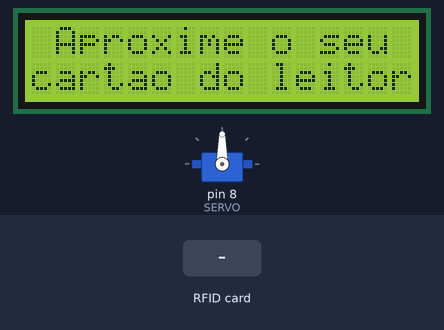
Bench run of a sketch on a simulated Arduino Uno, built with avr-gcc and run on an emulated ATmega328P. On the bench: servo, 16×2 character LCD. Inputs (shaded band) come from the test bench. What the sketch prints to the serial monitor is not drawn.

Above: at 1.3 s.
1.4 s: RFID card 86 80 27 25 held to the reader
At 4.0 s:
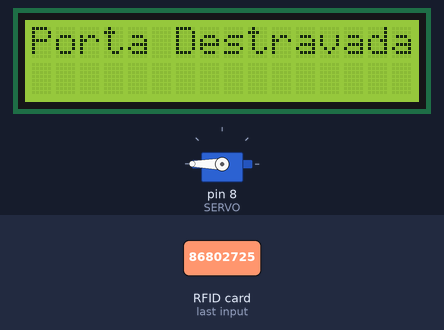
4.4 s: RFID card 24 A1 B8 C3 held to the reader
At 6.6 s:
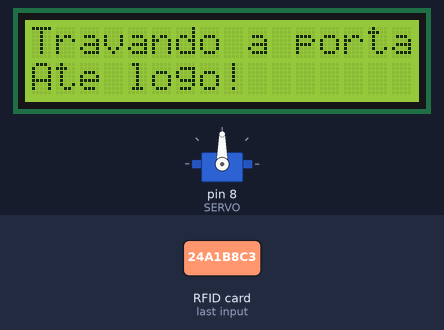
7.4 s: RFID card 5E 7A 19 C4 held to the reader
At 9.7 s:
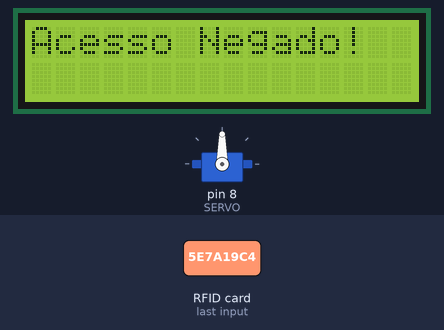
10.4 s: RFID card 86 80 27 25 held to the reader
At 13.0 s:
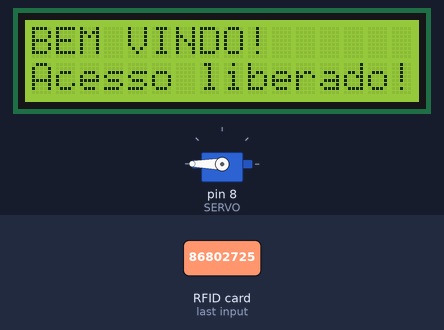
Timing chart, 0 to 14.5 s (numbered marks = the images above; inputs shaded):
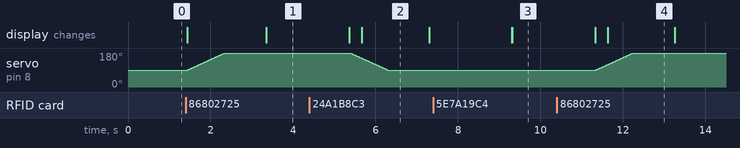

Measured:
- after the input at 1.4 s, servo on pin 8 (SERVO): moves from 90° to 180° over 0.90 s, starting at once; the display: first changes at once (image 1 shows a later state)
- after the input at 4.4 s, servo on pin 8 (SERVO): moves from 180° to 90° over 0.89 s, starting after 1.0 s; the display: first differs from a run without the input after 1.3 s (image 2)
- after the input at 7.4 s, the display: first differs from a run without the input after 1.9 s (image 3)
- after the input at 10.4 s, servo on pin 8 (SERVO): moves from 90° to 180° over 0.91 s, starting after 0.95 s; the display: first differs from a run without the input after 1.2 s (image 4)

The sketch:

RFID_Sensor.ino
```cpp
#include <SPI.h>
#include <MFRC522.h>
#include <Servo.h>
#include <LiquidCrystal.h>

#define SS_PIN 10
#define RST_PIN 9
#define BOTAO1 2  //Botão PIN
#define SERVO 8   //Servo PIN


// Definição dos pinos que serão utilizados pelo displays
LiquidCrystal lcd(6, 7, 5, 4, 3, 2);

MFRC522 mfrc522(SS_PIN, RST_PIN);  // Cria instancias MFRC522.
Servo servo8;                      // Define nome do servo
int pos = 90;                       // Posição inicial do servo
int portState = 0;                  // Definir status da porta 0 = Fechada, 1 = Aberta

void setup()
{
  Serial.begin(9600);             // Inicializa a comunicação serial
  SPI.begin();                     // Inicializa o barramento SPI
  mfrc522.PCD_Init();              // Inicializa MFRC522
  servo8.attach(SERVO);            // Servo pin
  servo8.write(pos);               //Posição inicial do servo

  Serial.println("Aproxime o seu cartao do leitor...");
  Serial.println();

  //Define o número de colunas e linhas do LCD:
  lcd.begin(16, 2);
  msgInicial();

}

void loop()
{

  // Procurar por novos cartões
  if ( ! mfrc522.PICC_IsNewCardPresent())
  {
    return;
  }
  // Selecione um dos cartões
  if ( ! mfrc522.PICC_ReadCardSerial()){
    return;
  }

  //Mostra UID na serial
  Serial.print("UID tag :");
  String content= ""; //Variavel para guardar informações do cartão
  byte letter;

  // Pega informações do cartão e armazenar em content
  for (byte i = 0; i < mfrc522.uid.size; i++){
     Serial.print(mfrc522.uid.uidByte[i] < 0x10 ? " 0" : " ");
     Serial.print(mfrc522.uid.uidByte[i], HEX);
     content.concat(String(mfrc522.uid.uidByte[i] < 0x10 ? " 0" : " "));
     content.concat(String(mfrc522.uid.uidByte[i], HEX));
  }

  Serial.println();
  Serial.print("Message : ");
  content.toUpperCase();  //Tornar toda a informação em caixa alta

  if ((content.substring(1) == "86 80 27 25") || (content.substring(1) == "24 A1 B8 C3")) // Verifica autenticação dos cartões
  {
    if(portState == 0){ // Se estado da porta fechado abre e muda a variável para 1
      Serial.println("Acesso liberado!");
      Serial.println();

      lcd.clear();
      lcd.setCursor(0,0);
      lcd.print("BEM VINDO!");
      lcd.setCursor(0,1);
      lcd.print("Acesso liberado!");

      for (pos = 90; pos <= 180; pos += 1) {
        servo8.write(pos);
        delay(10); // Espera 10 milessegundos para cada grau
      }

      delay(1000);
      lcd.clear();
      lcd.setCursor(0,0);
      lcd.print("Porta Destravada!");
      delay(2000);
      portState = 1;

      msgInicial();

    }else{ // Se estado da porta aberto, fecha e muda a variável para 1
      Serial.println("Travando a porta!");
      Serial.println();
      lcd.clear();
      lcd.setCursor(0,0);
      lcd.print("Travando a porta");
      lcd.setCursor(0,1);
      lcd.print("Ate logo!");

      for (pos = pos; pos >= 90; pos -= 1) {
        servo8.write(pos);
        delay(10); // Espera 10 milessegundos para cada grau
      }

      delay(1000);
      lcd.clear();
      lcd.setCursor(0,0);
      lcd.print("Porta Travada!");
      portState = 0;
      delay(2000);
      msgInicial();

    }
  }

 else{ //Se o cartão for diferente dos cadastrados
    Serial.println(" Access denied");
    lcd.clear();
    lcd.setCursor(0,0);
    lcd.print("Acesso Negado!");

    // Verifica se a porta está aberta, se sim, fecha automaticamente
    if(portState != 0){
      for (pos = pos; pos >= 90; pos -= 1) {
        servo8.write(pos);
        delay(10); // Espera 10 milessegundos para cada grau
      }

      lcd.clear();
      lcd.setCursor(0,0);
      lcd.print("Porta Travada!");
      portState = 0;
    }

    delay(2000);
    msgInicial();
  }
}

// Mensagem inicial para o display
void msgInicial(){
  lcd.clear();
  lcd.print(" Aproxime o seu");
  lcd.setCursor(0,1);
  lcd.print("cartao do leitor");
}
```
